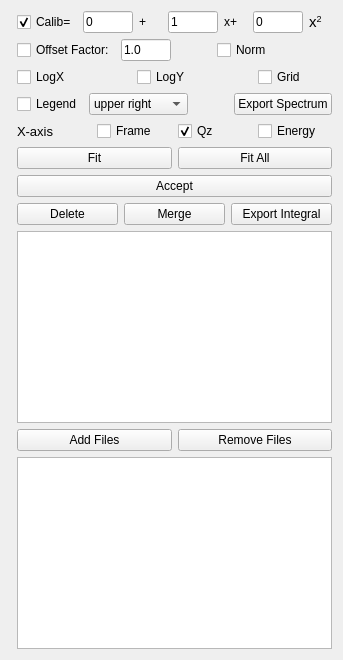
       <widget class="QWidget" name="mcaTab">
        <attribute name="title">
         <string>MCA</string>
        </attribute>
        <layout class="QGridLayout" name="gridLayout_4">
         <item row="0" column="0">
          <widget class="MplWidget" name="mcaPlotMplWidget" native="true">
           <property name="sizePolicy">
            <sizepolicy hsizetype="Expanding" vsizetype="Expanding">
             <horstretch>0</horstretch>
             <verstretch>0</verstretch>
            </sizepolicy>
           </property>
          </widget>
         </item>
         <item row="0" column="1" rowspan="3">
          <layout class="QVBoxLayout" name="verticalLayout_7">
           <item>
            <layout class="QHBoxLayout" name="horizontalLayout_11">
             <item>
              <widget class="QCheckBox" name="mcaCalibCheckBox">
               <property name="text">
                <string>Calib=</string>
               </property>
               <property name="checked">
                <bool>true</bool>
               </property>
              </widget>
             </item>
             <item>
              <widget class="QLineEdit" name="mcaCalibConLineEdit">
               <property name="sizePolicy">
                <sizepolicy hsizetype="Fixed" vsizetype="Fixed">
                 <horstretch>0</horstretch>
                 <verstretch>0</verstretch>
                </sizepolicy>
               </property>
               <property name="maximumSize">
                <size>
                 <width>50</width>
                 <height>16777215</height>
                </size>
               </property>
               <property name="text">
                <string>0</string>
               </property>
              </widget>
             </item>
             <item>
              <widget class="QLabel" name="label">
               <property name="text">
                <string>+</string>
               </property>
              </widget>
             </item>
             <item>
              <widget class="QLineEdit" name="mcaCalibLinLineEdit">
               <property name="sizePolicy">
                <sizepolicy hsizetype="Fixed" vsizetype="Fixed">
                 <horstretch>0</horstretch>
                 <verstretch>0</verstretch>
                </sizepolicy>
               </property>
               <property name="maximumSize">
                <size>
                 <width>50</width>
                 <height>16777215</height>
                </size>
               </property>
               <property name="text">
                <string>1</string>
               </property>
              </widget>
             </item>
             <item>
              <widget class="QLabel" name="label_2">
               <property name="text">
                <string>x+</string>
               </property>
              </widget>
             </item>
             <item>
              <widget class="QLineEdit" name="mcaCalibQuaLineEdit">
               <property name="sizePolicy">
                <sizepolicy hsizetype="Fixed" vsizetype="Fixed">
                 <horstretch>0</horstretch>
                 <verstretch>0</verstretch>
                </sizepolicy>
               </property>
               <property name="maximumSize">
                <size>
                 <width>50</width>
                 <height>16777215</height>
                </size>
               </property>
               <property name="text">
                <string>0</string>
               </property>
              </widget>
             </item>
             <item>
              <widget class="QLabel" name="label_3">
               <property name="text">
                <string>&lt;!DOCTYPE HTML PUBLIC &quot;-//W3C//DTD HTML 4.0//EN&quot; &quot;http://www.w3.org/TR/REC-html40/strict.dtd&quot;&gt;
&lt;html&gt;&lt;head&gt;&lt;meta name=&quot;qrichtext&quot; content=&quot;1&quot; /&gt;&lt;style type=&quot;text/css&quot;&gt;
p, li { white-space: pre-wrap; }
&lt;/style&gt;&lt;/head&gt;&lt;body style=&quot; font-family:'Ubuntu'; font-size:11pt; font-weight:400; font-style:normal;&quot;&gt;
&lt;p style=&quot; margin-top:0px; margin-bottom:0px; margin-left:0px; margin-right:0px; -qt-block-indent:0; text-indent:0px;&quot;&gt;x&lt;span style=&quot; vertical-align:super;&quot;&gt;2&lt;/span&gt;&lt;/p&gt;&lt;/body&gt;&lt;/html&gt;</string>
               </property>
              </widget>
             </item>
            </layout>
           </item>
           <item>
            <layout class="QHBoxLayout" name="horizontalLayout_12">
             <item>
              <widget class="QCheckBox" name="mcaOffsetCheckBox">
               <property name="sizePolicy">
                <sizepolicy hsizetype="Fixed" vsizetype="Fixed">
                 <horstretch>0</horstretch>
                 <verstretch>0</verstretch>
                </sizepolicy>
               </property>
               <property name="text">
                <string>Offset Factor:</string>
               </property>
              </widget>
             </item>
             <item>
              <widget class="QLineEdit" name="mcaOffsetLineEdit">
               <property name="sizePolicy">
                <sizepolicy hsizetype="Fixed" vsizetype="Fixed">
                 <horstretch>0</horstretch>
                 <verstretch>0</verstretch>
                </sizepolicy>
               </property>
               <property name="maximumSize">
                <size>
                 <width>50</width>
                 <height>16777215</height>
                </size>
               </property>
               <property name="text">
                <string>1.0</string>
               </property>
              </widget>
             </item>
             <item>
              <spacer name="horizontalSpacer_27">
               <property name="orientation">
                <enum>Qt::Horizontal</enum>
               </property>
               <property name="sizeType">
                <enum>QSizePolicy::Minimum</enum>
               </property>
               <property name="sizeHint" stdset="0">
                <size>
                 <width>40</width>
                 <height>20</height>
                </size>
               </property>
              </spacer>
             </item>
             <item>
              <widget class="QCheckBox" name="mcaNormCheckBox">
               <property name="text">
                <string>Norm</string>
               </property>
              </widget>
             </item>
            </layout>
           </item>
           <item>
            <layout class="QHBoxLayout" name="horizontalLayout_33">
             <item>
              <widget class="QCheckBox" name="mcaLogXCheckBox">
               <property name="text">
                <string>LogX</string>
               </property>
              </widget>
             </item>
             <item>
              <spacer name="horizontalSpacer_9">
               <property name="orientation">
                <enum>Qt::Horizontal</enum>
               </property>
               <property name="sizeType">
                <enum>QSizePolicy::Minimum</enum>
               </property>
               <property name="sizeHint" stdset="0">
                <size>
                 <width>40</width>
                 <height>20</height>
                </size>
               </property>
              </spacer>
             </item>
             <item>
              <widget class="QCheckBox" name="mcaLogYCheckBox">
               <property name="text">
                <string>LogY</string>
               </property>
              </widget>
             </item>
             <item>
              <spacer name="horizontalSpacer_10">
               <property name="orientation">
                <enum>Qt::Horizontal</enum>
               </property>
               <property name="sizeType">
                <enum>QSizePolicy::Minimum</enum>
               </property>
               <property name="sizeHint" stdset="0">
                <size>
                 <width>40</width>
                 <height>20</height>
                </size>
               </property>
              </spacer>
             </item>
             <item>
              <widget class="QCheckBox" name="mcaGridCheckBox">
               <property name="text">
                <string>Grid</string>
               </property>
              </widget>
             </item>
            </layout>
           </item>
           <item>
            <layout class="QHBoxLayout" name="horizontalLayout_34">
             <item>
              <widget class="QCheckBox" name="mcaLegendCheckBox">
               <property name="text">
                <string>Legend</string>
               </property>
              </widget>
             </item>
             <item>
              <widget class="QComboBox" name="mcaLegendLocComboBox">
               <item>
                <property name="text">
                 <string>upper right</string>
                </property>
               </item>
               <item>
                <property name="text">
                 <string>upper left</string>
                </property>
               </item>
               <item>
                <property name="text">
                 <string>lower right</string>
                </property>
               </item>
               <item>
                <property name="text">
                 <string>lower right</string>
                </property>
               </item>
               <item>
                <property name="text">
                 <string>right</string>
                </property>
               </item>
               <item>
                <property name="text">
                 <string>center left</string>
                </property>
               </item>
               <item>
                <property name="text">
                 <string>center right</string>
                </property>
               </item>
               <item>
                <property name="text">
                 <string>lower center</string>
                </property>
               </item>
               <item>
                <property name="text">
                 <string>upper center</string>
                </property>
               </item>
               <item>
                <property name="text">
                 <string>center</string>
                </property>
               </item>
              </widget>
             </item>
             <item>
              <spacer name="horizontalSpacer_11">
               <property name="orientation">
                <enum>Qt::Horizontal</enum>
               </property>
               <property name="sizeType">
                <enum>QSizePolicy::Minimum</enum>
               </property>
               <property name="sizeHint" stdset="0">
                <size>
                 <width>40</width>
                 <height>20</height>
                </size>
               </property>
              </spacer>
             </item>
             <item>
              <widget class="QPushButton" name="mcaExportPushButton">
               <property name="text">
                <string>Export Spectrum</string>
               </property>
              </widget>
             </item>
            </layout>
           </item>
           <item>
            <layout class="QHBoxLayout" name="horizontalLayout_35">
             <item>
              <widget class="QLabel" name="label_24">
               <property name="font">
                <font>
                 <pointsize>10</pointsize>
                </font>
               </property>
               <property name="text">
                <string>X-axis</string>
               </property>
              </widget>
             </item>
             <item>
              <widget class="QCheckBox" name="mcaFrameCheckBox">
               <property name="text">
                <string>Frame</string>
               </property>
              </widget>
             </item>
             <item>
              <widget class="QCheckBox" name="mcaQzCheckBox">
               <property name="text">
                <string>Qz</string>
               </property>
               <property name="checked">
                <bool>true</bool>
               </property>
              </widget>
             </item>
             <item>
              <widget class="QCheckBox" name="mcaEnergyCheckBox">
               <property name="text">
                <string>Energy</string>
               </property>
              </widget>
             </item>
            </layout>
           </item>
           <item>
            <layout class="QHBoxLayout" name="horizontalLayout_37">
             <item>
              <widget class="QPushButton" name="mcaFitPushButton">
               <property name="text">
                <string>Fit</string>
               </property>
              </widget>
             </item>
             <item>
              <widget class="QPushButton" name="mcaFitAllPushButton">
               <property name="text">
                <string>Fit All</string>
               </property>
              </widget>
             </item>
            </layout>
           </item>
           <item>
            <widget class="QPushButton" name="mcaAcceptPushButton">
             <property name="text">
              <string>Accept</string>
             </property>
            </widget>
           </item>
           <item>
            <layout class="QHBoxLayout" name="horizontalLayout_38">
             <item>
              <widget class="QPushButton" name="mcaDelPushButton">
               <property name="text">
                <string>Delete</string>
               </property>
              </widget>
             </item>
             <item>
              <widget class="QPushButton" name="mcaMergePushButton">
               <property name="text">
                <string>Merge</string>
               </property>
              </widget>
             </item>
             <item>
              <widget class="QPushButton" name="mcaExportIntPushButton">
               <property name="text">
                <string>Export Integral</string>
               </property>
              </widget>
             </item>
            </layout>
           </item>
           <item>
            <widget class="QListWidget" name="mcaDataListWidget">
             <property name="sizePolicy">
              <sizepolicy hsizetype="Minimum" vsizetype="Expanding">
               <horstretch>0</horstretch>
               <verstretch>0</verstretch>
              </sizepolicy>
             </property>
             <property name="maximumSize">
              <size>
               <width>16777215</width>
               <height>16777215</height>
              </size>
             </property>
             <property name="selectionMode">
              <enum>QAbstractItemView::ExtendedSelection</enum>
             </property>
            </widget>
           </item>
           <item>
            <layout class="QHBoxLayout" name="horizontalLayout_36">
             <item>
              <widget class="QPushButton" name="mcaAddFilePushButton">
               <property name="sizePolicy">
                <sizepolicy hsizetype="Preferred" vsizetype="Fixed">
                 <horstretch>0</horstretch>
                 <verstretch>0</verstretch>
                </sizepolicy>
               </property>
               <property name="text">
                <string>Add Files</string>
               </property>
              </widget>
             </item>
             <item>
              <widget class="QPushButton" name="mcaRemoveFilePushButton">
               <property name="sizePolicy">
                <sizepolicy hsizetype="Preferred" vsizetype="Fixed">
                 <horstretch>0</horstretch>
                 <verstretch>0</verstretch>
                </sizepolicy>
               </property>
               <property name="text">
                <string>Remove Files</string>
               </property>
              </widget>
             </item>
            </layout>
           </item>
           <item>
            <widget class="QListWidget" name="mcaFileListWidget">
             <property name="sizePolicy">
              <sizepolicy hsizetype="Minimum" vsizetype="Expanding">
               <horstretch>0</horstretch>
               <verstretch>0</verstretch>
              </sizepolicy>
             </property>
             <property name="maximumSize">
              <size>
               <width>16777215</width>
               <height>16777215</height>
              </size>
             </property>
             <property name="selectionMode">
              <enum>QAbstractItemView::ExtendedSelection</enum>
             </property>
            </widget>
           </item>
          </layout>
         </item>
         <item row="1" column="0">
          <widget class="Line" name="line_3">
           <property name="lineWidth">
            <number>3</number>
           </property>
           <property name="orientation">
            <enum>Qt::Horizontal</enum>
           </property>
          </widget>
         </item>
         <item row="2" column="0">
          <widget class="MplWidget" name="mcaIntPlotMplWidget" native="true">
           <property name="sizePolicy">
            <sizepolicy hsizetype="Expanding" vsizetype="Expanding">
             <horstretch>0</horstretch>
             <verstretch>0</verstretch>
            </sizepolicy>
           </property>
          </widget>
         </item>
        </layout>
        <zorder>mcaPlotMplWidget</zorder>
        <zorder></zorder>
        <zorder>line_3</zorder>
        <zorder>mcaIntPlotMplWidget</zorder>
       </widget>
